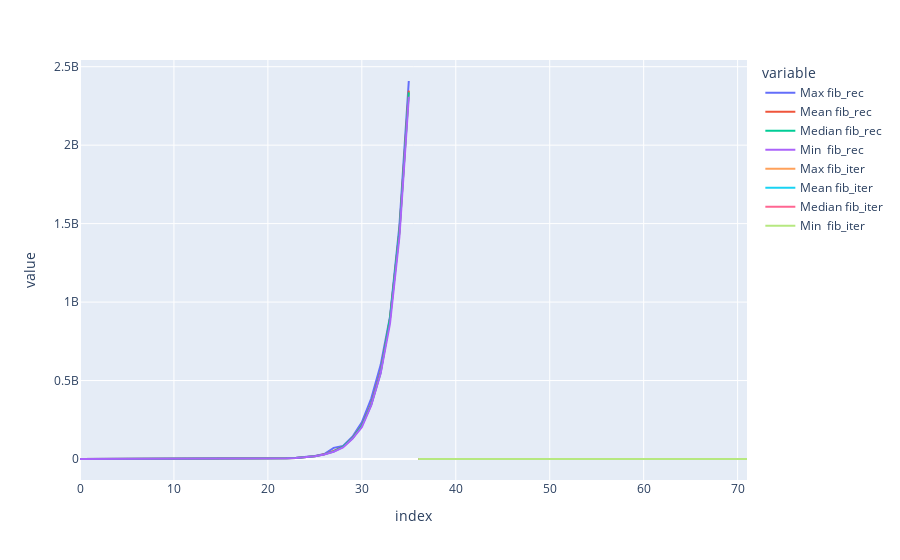

Notebook code cell kept with this figure:
### Code cell
T = pd.DataFrame()

s = 35

for n in range(s+1):
    r = {}
    for e in range(10):
        t0 = time.perf_counter_ns()
        fib_rec(n)
        t1 = time.perf_counter_ns()
        r[str(e)] = [t1-t0]
        del(t0, t1)
    r = pd.DataFrame.from_dict(r, orient='columns')
    T =  pd.concat(objs=[T, pd.DataFrame.from_dict({'Max fib_rec': r.max(axis=1),
                                                    'Mean fib_rec': r.mean(axis=1),
                                                    'Median fib_rec': r.median(axis=1),
                                                    'Min  fib_rec': r.min(axis=1)})],
                   ignore_index=True)
    del(r)

for n in range(s+1):
    r = {}
    for e in range(10):
        t0 = time.perf_counter_ns()
        fib_iter(n)
        t1 = time.perf_counter_ns()
        r[str(e)] = [t1-t0]
        del(t0, t1)
    r = pd.DataFrame.from_dict(r, orient='columns')
    T =  pd.concat(objs=[T, pd.DataFrame.from_dict({'Max fib_iter': r.max(axis=1),
                                                    'Mean fib_iter': r.mean(axis=1),
                                                    'Median fib_iter': r.median(axis=1),
                                                    'Min  fib_iter': r.min(axis=1)})],
                   ignore_index=True)
    del(r)

graph = px.line(data_frame=T)
graph.show()

### Figure 1 — Plotly figure (JSON) as saved in the notebook; plotly's stock layout.template omitted (floating-point values rounded to 4 significant figures)
{"data": [{"hovertemplate": "variable=Max fib_rec<br>index=%{x}<br>value=%{y}<extra></extra>", "legendgroup": "Max fib_rec", "line": {"color": "#636efa", "dash": "solid"}, "marker": {"symbol": "circle"}, "mode": "lines", "name": "Max fib_rec", "orientation": "v", "showlegend": true, "type": "scatter", "x": [0, 1, 2, 3, 4, 5, 6, 7, 8, 9, 10, 11, 12, 13, 14, 15, 16, 17, 18, 19, 20, 21, 22, 23, 24, 25, 26, 27, 28, 29, 30, 31, 32, 33, 34, 35, 36, 37, 38, 39, 40, 41, 42, 43, 44, 45, 46, 47, 48, 49, 50, 51, 52, 53, 54, 55, 56, 57, 58, 59, 60, 61, 62, 63, 64, 65, 66, 67, 68, 69, 70, 71], "xaxis": "x", "y": [1300, 1700, 1700, 1600, 1700, 3600, 2900, 14600, 7800, 9300, 13700, 37600, 42600, 98400, 156200, 154700, 545400, 388200, 1397500, 2297900, 2234600, 2837800, 4695900, 7985400, 12451000, 19413100, 31425100, 71213800, 83078600, 141586700, 233123400, 385436300, 598272800, 906711700, 1486200900, 2408815600, null, null, null, null, null, null, null, null, null, null, null, null, null, null, null, null, null, null, null, null, null, null, null, null, null, null, null, null, null, null, null, null, null, null, null, null], "yaxis": "y"}, {"hovertemplate": "variable=Mean fib_rec<br>index=%{x}<br>value=%{y}<extra></extra>", "legendgroup": "Mean fib_rec", "line": {"color": "#EF553B", "dash": "solid"}, "marker": {"symbol": "circle"}, "mode": "lines", "name": "Mean fib_rec", "orientation": "v", "showlegend": true, "type": "scatter", "x": [0, 1, 2, 3, 4, 5, 6, 7, 8, 9, 10, 11, 12, 13, 14, 15, 16, 17, 18, 19, 20, 21, 22, 23, 24, 25, 26, 27, 28, 29, 30, 31, 32, 33, 34, 35, 36, 37, 38, 39, 40, 41, 42, 43, 44, 45, 46, 47, 48, 49, 50, 51, 52, 53, 54, 55, 56, 57, 58, 59, 60, 61, 62, 63, 64, 65, 66, 67, 68, 69, 70, 71], "xaxis": "x", "y": [330, 440, 480, 590, 890, 2200, 2090, 6180, 5530, 7890, 12610, 36980, 35000, 89600, 133630, 145220, 317450, 379090, 857880, 1282710, 1621930, 2590740, 4335880, 7022100, 11792770, 18235900, 29606040, 50793720, 78738590, 132954060, 212779600, 351246550, 556799760, 894154770, 1449464850, 2347568000, null, null, null, null, null, null, null, null, null, null, null, null, null, null, null, null, null, null, null, null, null, null, null, null, null, null, null, null, null, null, null, null, null, null, null, null], "yaxis": "y"}, {"hovertemplate": "variable=Median fib_rec<br>index=%{x}<br>value=%{y}<extra></extra>", "legendgroup": "Median fib_rec", "line": {"color": "#00cc96", "dash": "solid"}, "marker": {"symbol": "circle"}, "mode": "lines", "name": "Median fib_rec", "orientation": "v", "showlegend": true, "type": "scatter", "x": [0, 1, 2, 3, 4, 5, 6, 7, 8, 9, 10, 11, 12, 13, 14, 15, 16, 17, 18, 19, 20, 21, 22, 23, 24, 25, 26, 27, 28, 29, 30, 31, 32, 33, 34, 35, 36, 37, 38, 39, 40, 41, 42, 43, 44, 45, 46, 47, 48, 49, 50, 51, 52, 53, 54, 55, 56, 57, 58, 59, 60, 61, 62, 63, 64, 65, 66, 67, 68, 69, 70, 71], "xaxis": "x", "y": [200, 300, 300, 500, 800, 2000, 2000, 5300, 4900, 7700, 12500, 36950, 34050, 90400, 144850, 143550, 238750, 377650, 829600, 1056350, 1549700, 2547450, 4221500, 6839000, 11674850, 18006350, 29372200, 47863300, 79132050, 132239650, 211568650, 346413900, 550161600, 897152000, 1449169000, 2336601200, null, null, null, null, null, null, null, null, null, null, null, null, null, null, null, null, null, null, null, null, null, null, null, null, null, null, null, null, null, null, null, null, null, null, null, null], "yaxis": "y"}, {"hovertemplate": "variable=Min  fib_rec<br>index=%{x}<br>value=%{y}<extra></extra>", "legendgroup": "Min  fib_rec", "line": {"color": "#ab63fa", "dash": "solid"}, "marker": {"symbol": "circle"}, "mode": "lines", "name": "Min  fib_rec", "orientation": "v", "showlegend": true, "type": "scatter", "x": [0, 1, 2, 3, 4, 5, 6, 7, 8, 9, 10, 11, 12, 13, 14, 15, 16, 17, 18, 19, 20, 21, 22, 23, 24, 25, 26, 27, 28, 29, 30, 31, 32, 33, 34, 35, 36, 37, 38, 39, 40, 41, 42, 43, 44, 45, 46, 47, 48, 49, 50, 51, 52, 53, 54, 55, 56, 57, 58, 59, 60, 61, 62, 63, 64, 65, 66, 67, 68, 69, 70, 71], "xaxis": "x", "y": [100, 200, 300, 400, 700, 1900, 1900, 4200, 4800, 7600, 12400, 35900, 33900, 80000, 89200, 143000, 233700, 377400, 622600, 936200, 1545400, 2512100, 4037900, 6505000, 11335000, 17457200, 28418700, 46007300, 73625900, 128816200, 202976000, 341639400, 544769000, 862976000, 1415471700, 2308358700, null, null, null, null, null, null, null, null, null, null, null, null, null, null, null, null, null, null, null, null, null, null, null, null, null, null, null, null, null, null, null, null, null, null, null, null], "yaxis": "y"}, {"hovertemplate": "variable=Max fib_iter<br>index=%{x}<br>value=%{y}<extra></extra>", "legendgroup": "Max fib_iter", "line": {"color": "#FFA15A", "dash": "solid"}, "marker": {"symbol": "circle"}, "mode": "lines", "name": "Max fib_iter", "orientation": "v", "showlegend": true, "type": "scatter", "x": [0, 1, 2, 3, 4, 5, 6, 7, 8, 9, 10, 11, 12, 13, 14, 15, 16, 17, 18, 19, 20, 21, 22, 23, 24, 25, 26, 27, 28, 29, 30, 31, 32, 33, 34, 35, 36, 37, 38, 39, 40, 41, 42, 43, 44, 45, 46, 47, 48, 49, 50, 51, 52, 53, 54, 55, 56, 57, 58, 59, 60, 61, 62, 63, 64, 65, 66, 67, 68, 69, 70, 71], "xaxis": "x", "y": [null, null, null, null, null, null, null, null, null, null, null, null, null, null, null, null, null, null, null, null, null, null, null, null, null, null, null, null, null, null, null, null, null, null, null, null, 1200, 800, 1100, 1200, 1700, 1600, 1300, 1400, 1400, 1400, 1400, 1400, 1700, 6600, 1700, 1700, 1900, 1900, 2100, 2100, 2100, 6000, 2000, 2200, 2000, 2200, 2200, 2100, 2200, 2300, 11300, 2300, 3800, 2300, 2400, 3800], "yaxis": "y"}, {"hovertemplate": "variable=Mean fib_iter<br>index=%{x}<br>value=%{y}<extra></extra>", "legendgroup": "Mean fib_iter", "line": {"color": "#19d3f3", "dash": "solid"}, "marker": {"symbol": "circle"}, "mode": "lines", "name": "Mean fib_iter", "orientation": "v", "showlegend": true, "type": "scatter", "x": [0, 1, 2, 3, 4, 5, 6, 7, 8, 9, 10, 11, 12, 13, 14, 15, 16, 17, 18, 19, 20, 21, 22, 23, 24, 25, 26, 27, 28, 29, 30, 31, 32, 33, 34, 35, 36, 37, 38, 39, 40, 41, 42, 43, 44, 45, 46, 47, 48, 49, 50, 51, 52, 53, 54, 55, 56, 57, 58, 59, 60, 61, 62, 63, 64, 65, 66, 67, 68, 69, 70, 71], "xaxis": "x", "y": [null, null, null, null, null, null, null, null, null, null, null, null, null, null, null, null, null, null, null, null, null, null, null, null, null, null, null, null, null, null, null, null, null, null, null, null, 360, 270, 460, 470, 850, 600, 600, 590, 630, 630, 640, 680, 750, 1360, 800, 830, 900, 940, 990, 1000, 1020, 1560, 1130, 1140, 1120, 1170, 1180, 1200, 1250, 1260, 2280, 1350, 1610, 1480, 1610, 1560], "yaxis": "y"}, {"hovertemplate": "variable=Median fib_iter<br>index=%{x}<br>value=%{y}<extra></extra>", "legendgroup": "Median fib_iter", "line": {"color": "#FF6692", "dash": "solid"}, "marker": {"symbol": "circle"}, "mode": "lines", "name": "Median fib_iter", "orientation": "v", "showlegend": true, "type": "scatter", "x": [0, 1, 2, 3, 4, 5, 6, 7, 8, 9, 10, 11, 12, 13, 14, 15, 16, 17, 18, 19, 20, 21, 22, 23, 24, 25, 26, 27, 28, 29, 30, 31, 32, 33, 34, 35, 36, 37, 38, 39, 40, 41, 42, 43, 44, 45, 46, 47, 48, 49, 50, 51, 52, 53, 54, 55, 56, 57, 58, 59, 60, 61, 62, 63, 64, 65, 66, 67, 68, 69, 70, 71], "xaxis": "x", "y": [null, null, null, null, null, null, null, null, null, null, null, null, null, null, null, null, null, null, null, null, null, null, null, null, null, null, null, null, null, null, null, null, null, null, null, null, 200, 200, 400, 400, 700, 450, 500, 500, 550, 500, 550, 600, 600, 600, 700, 700, 800, 800, 800, 850, 900, 900, 1000, 1000, 1000, 1000, 1050, 1050, 1100, 1100, 1100, 1250, 1200, 1300, 1600, 1300], "yaxis": "y"}, {"hovertemplate": "variable=Min  fib_iter<br>index=%{x}<br>value=%{y}<extra></extra>", "legendgroup": "Min  fib_iter", "line": {"color": "#B6E880", "dash": "solid"}, "marker": {"symbol": "circle"}, "mode": "lines", "name": "Min  fib_iter", "orientation": "v", "showlegend": true, "type": "scatter", "x": [0, 1, 2, 3, 4, 5, 6, 7, 8, 9, 10, 11, 12, 13, 14, 15, 16, 17, 18, 19, 20, 21, 22, 23, 24, 25, 26, 27, 28, 29, 30, 31, 32, 33, 34, 35, 36, 37, 38, 39, 40, 41, 42, 43, 44, 45, 46, 47, 48, 49, 50, 51, 52, 53, 54, 55, 56, 57, 58, 59, 60, 61, 62, 63, 64, 65, 66, 67, 68, 69, 70, 71], "xaxis": "x", "y": [null, null, null, null, null, null, null, null, null, null, null, null, null, null, null, null, null, null, null, null, null, null, null, null, null, null, null, null, null, null, null, null, null, null, null, null, 100, 100, 300, 300, 600, 400, 400, 400, 400, 500, 500, 500, 500, 600, 600, 700, 600, 700, 800, 700, 800, 800, 900, 900, 900, 900, 900, 1000, 1000, 1000, 1000, 1100, 1100, 1200, 1100, 1200], "yaxis": "y"}], "layout": {"legend": {"title": {"text": "variable"}, "tracegroupgap": 0}, "margin": {"t": 60}, "xaxis": {"anchor": "y", "domain": [0, 1], "title": {"text": "index"}}, "yaxis": {"anchor": "x", "domain": [0, 1], "title": {"text": "value"}}}}
